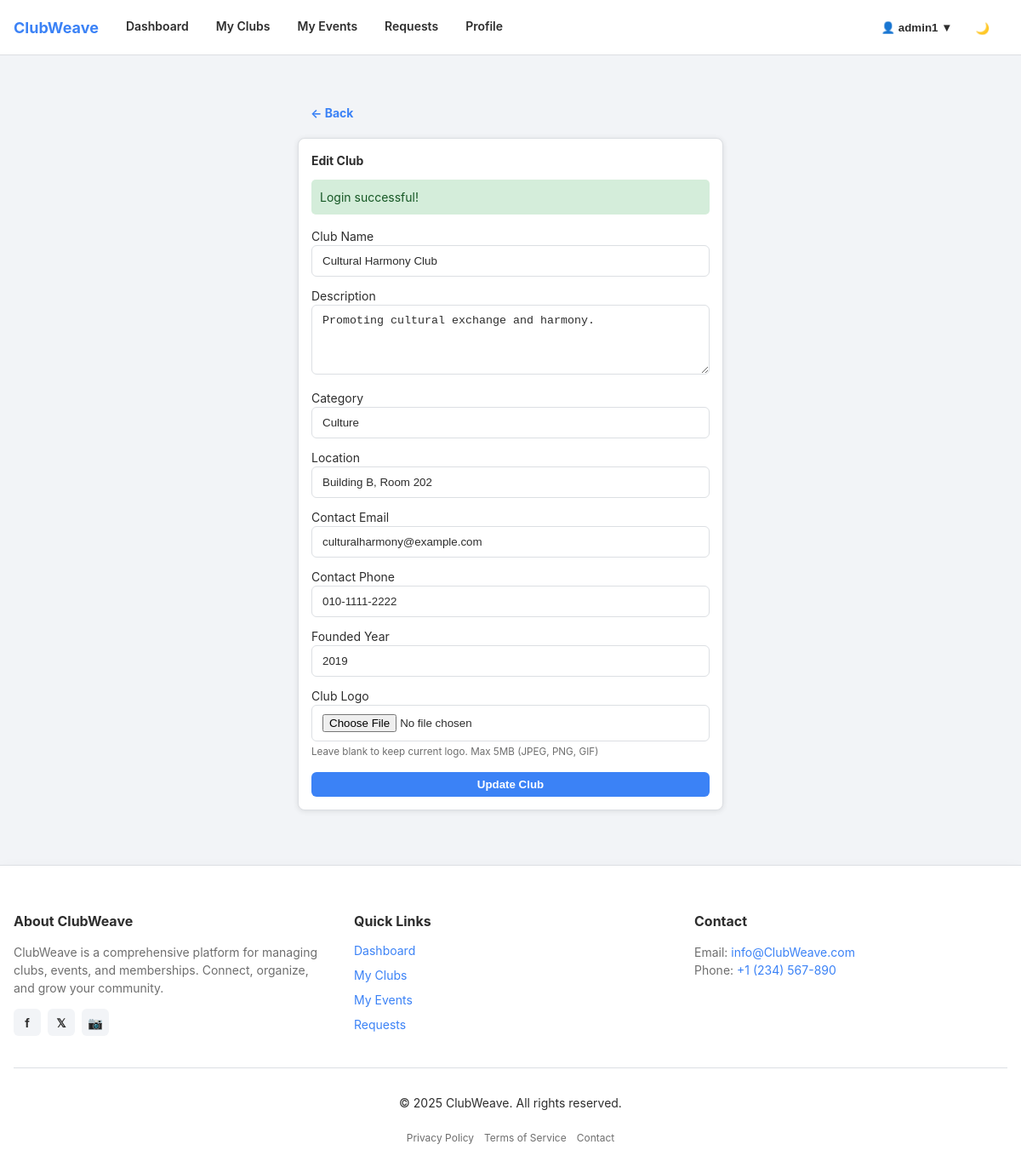
The app's page /clubadmin/edit_club.php?id=34 (signed in), older data.
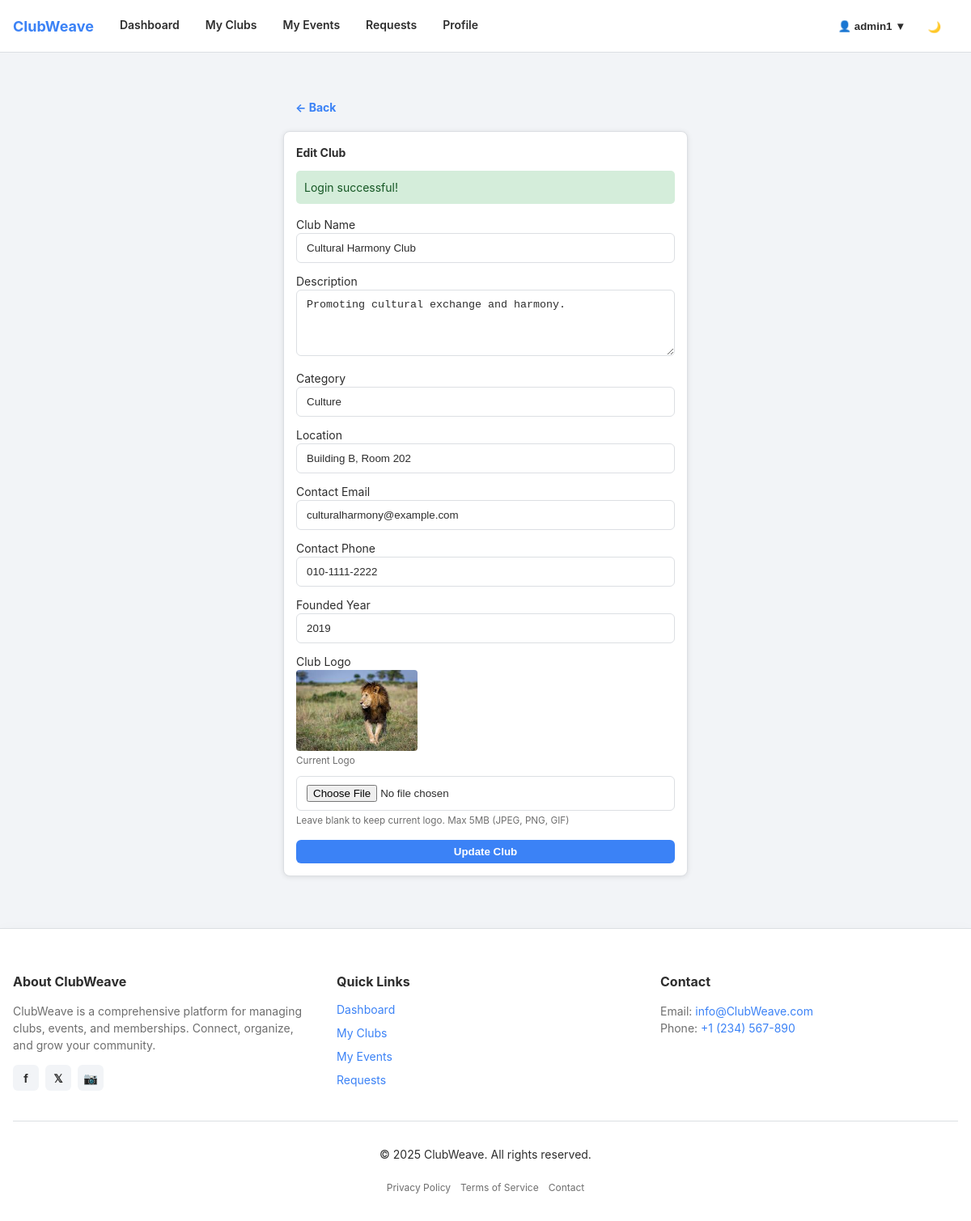
The same page, newer data.
### tables this page shows
CREATE TABLE `clubs` (
  `id` int(11) NOT NULL,
  `name` varchar(100) NOT NULL,
  `description` text DEFAULT NULL,
  `category` varchar(50) DEFAULT NULL,
  `location` varchar(100) DEFAULT NULL,
  `contact_email` varchar(100) DEFAULT NULL,
  `contact_phone` varchar(20) DEFAULT NULL,
  `logo` varchar(255) DEFAULT NULL,
  `founded_year` year(4) DEFAULT NULL,
  `created_by` int(11) NOT NULL,
  `created_at` timestamp NOT NULL DEFAULT current_timestamp(),
  `updated_at` datetime DEFAULT current_timestamp() ON UPDATE current_timestamp()
);

### clubadmin/edit_club.php (the view, shortened to what this page needs)
<?php
include '../includes/database.php';
include '../includes/functions.php';
include '../includes/header.php';
$club_id = intval($_GET['id']);
$user_id = $_SESSION['user_id'];
$stmt = $connection->prepare("SELECT * FROM clubs WHERE id = ? AND created_by = ?");
$stmt->bind_param("ii", $club_id, $user_id);
$stmt->execute();
$club = $stmt->get_result()->fetch_assoc();
?>
<main>
<div class="container mt-4">
    <div style="max-width: 500px; margin: 0 auto;">
        <a href="manage_clubs.php" class="btn btn-ghost mb-3">← Back</a>
        <div class="card">
            <div class="card-header">Edit Club</div>
            <div class="card-body">
                <form method="POST" enctype="multipart/form-data">
                    <div class="form-group">
                        <label for="name">Club Name</label>
                        <input type="text" id="name" name="name" class="form-control" value="<?= htmlspecialchars($club['name']) ?>" required>
                    </div>
                    <div class="form-group">
                        <label for="description">Description</label>
                        <textarea id="description" name="description" class="form-control" rows="4" required><?= htmlspecialchars($club['description']) ?></textarea>
                    </div>
                    <div class="form-group">
                        <label for="category">Category</label>
                        <input type="text" id="category" name="category" class="form-control" value="<?= htmlspecialchars($club['category']) ?>">
                    </div>
                    <div class="form-group">
                        <label for="location">Location</label>
                        <input type="text" id="location" name="location" class="form-control" value="<?= htmlspecialchars($club['location']) ?>">
                    </div>
                    <div class="form-group">
                        <label for="contact_email">Contact Email</label>
                        <input type="email" id="contact_email" name="contact_email" class="form-control" value="<?= htmlspecialchars($club['contact_email']) ?>" required>
                    </div>
                    <div class="form-group">
                        <label for="contact_phone">Contact Phone</label>
                        <input type="text" id="contact_phone" name="contact_phone" class="form-control" value="<?= htmlspecialchars($club['contact_phone']) ?>">
                    </div>
                    <div class="form-group">
                        <label for="founded_year">Founded Year</label>
                        <input type="number" id="founded_year" name="founded_year" class="form-control" min="1900" max="<?= date('Y') ?>" value="<?= htmlspecialchars($club['founded_year']) ?>">
                    </div>
                    <div class="form-group">
                        <label for="logo">Club Logo</label>
                        <?php if (!empty($club['logo']) && file_exists($club['logo'])): ?>
                            <div style="margin-bottom: 10px;">
                                <img src="<?= htmlspecialchars($club['logo']) ?>" alt="Club Logo" style="max-width: 150px; border-radius: 4px;">
                                <small class="text-muted d-block">Current Logo</small>
                            </div>
                        <?php endif; ?>
                        <input type="file" id="logo" name="logo" class="form-control" accept="image/*">
                        <small class="text-muted">Leave blank to keep current logo. Max 5MB (JPEG, PNG, GIF)</small>
                    </div>
                    <button type="submit" name="update_club" class="btn btn-primary" style="width: 100%;">Update Club</button>
                </form>
            </div>
        </div>
    </div>
</main>
<?php include '../includes/footer.php'; ?>

Row changes from the older to the newer data that the page shows:
changed clubs "Cultural Harmony Club": logo: picture added
Text that changed along with them:
text now shown: "Current Logo"
